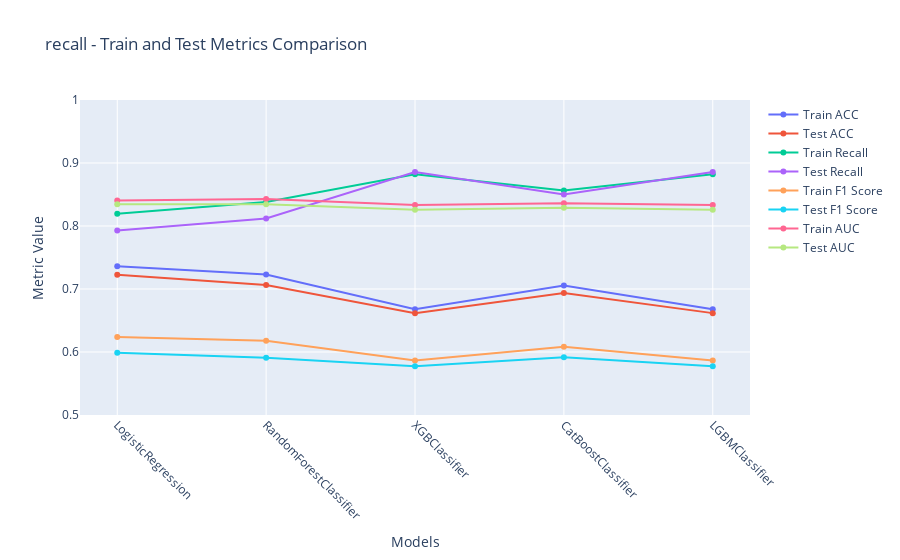
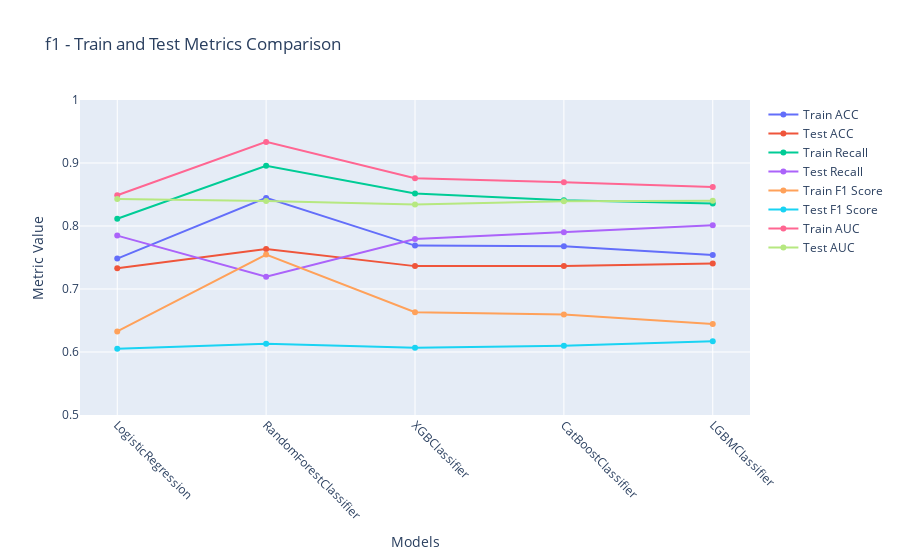
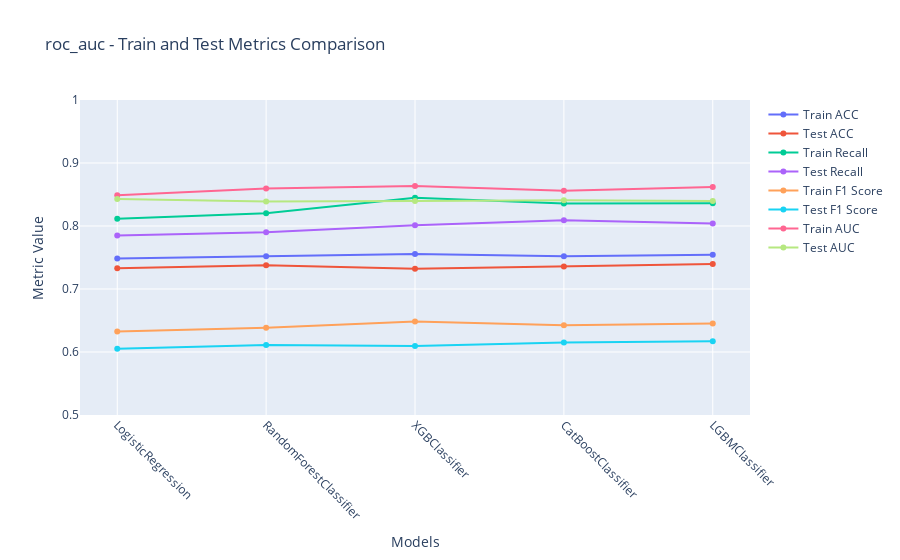

The cell these charts' notebook holds for them, in order:
### Markdown cell above
# 6. Model Evaluation, Comparison and Visualization

### Code cell
# This visualization is derived from the dictionary obtained by executing the main_grid_search() function.

# Define a function to plot and compare model metrics
def plot_comparison(data, scorer):
    models = list(data[scorer].keys())
    train_acc = [data[scorer][model]['train_ACC'] for model in models]
    test_acc = [data[scorer][model]['test_ACC'] for model in models]
    train_recall = [data[scorer][model]['train_recall'] for model in models]
    test_recall = [data[scorer][model]['test_recall'] for model in models]
    train_f1 = [data[scorer][model]['train_f1_score'] for model in models]
    test_f1 = [data[scorer][model]['test_f1_score'] for model in models]
    train_auc = [data[scorer][model]['train_AUC'] for model in models]
    test_auc = [data[scorer][model]['test_AUC'] for model in models]

    fig = go.Figure()

    fig.add_trace(go.Scatter(x=models, y=train_acc, mode='lines+markers', name='Train ACC'))
    fig.add_trace(go.Scatter(x=models, y=test_acc, mode='lines+markers', name='Test ACC'))

    fig.add_trace(go.Scatter(x=models, y=train_recall, mode='lines+markers', name='Train Recall'))
    fig.add_trace(go.Scatter(x=models, y=test_recall, mode='lines+markers', name='Test Recall'))

    fig.add_trace(go.Scatter(x=models, y=train_f1, mode='lines+markers', name='Train F1 Score'))
    fig.add_trace(go.Scatter(x=models, y=test_f1, mode='lines+markers', name='Test F1 Score'))

    fig.add_trace(go.Scatter(x=models, y=train_auc, mode='lines+markers', name='Train AUC'))
    fig.add_trace(go.Scatter(x=models, y=test_auc, mode='lines+markers', name='Test AUC'))

    fig.update_xaxes(type='category', tickangle=45)
    fig.update_layout(title=f'{scorer} - Train and Test Metrics Comparison',
                      xaxis_title='Models',
                      yaxis_title='Metric Value')
    # Set y-axis range from 0.5 to 1
    fig.update_yaxes(range=[0.5, 1])
    
    fig.show()

# Call the function for each scorer
data = loaded_data_dict.copy()
for scorer in ['recall', 'f1', 'roc_auc']:
    plot_comparison(data, scorer)

### Figure 1 — Plotly figure (JSON) as saved in the notebook; plotly's stock layout.template omitted (floating-point values rounded to 4 significant figures)
{"data": [{"mode": "lines+markers", "name": "Train ACC", "x": ["LogisticRegression", "RandomForestClassifier", "XGBClassifier", "CatBoostClassifier", "LGBMClassifier"], "y": [0.7362, 0.723, 0.6677, 0.7056, 0.6677], "type": "scatter"}, {"mode": "lines+markers", "name": "Test ACC", "x": ["LogisticRegression", "RandomForestClassifier", "XGBClassifier", "CatBoostClassifier", "LGBMClassifier"], "y": [0.7228, 0.7065, 0.6617, 0.6937, 0.6617], "type": "scatter"}, {"mode": "lines+markers", "name": "Train Recall", "x": ["LogisticRegression", "RandomForestClassifier", "XGBClassifier", "CatBoostClassifier", "LGBMClassifier"], "y": [0.8196, 0.8382, 0.8822, 0.8562, 0.8822], "type": "scatter"}, {"mode": "lines+markers", "name": "Test Recall", "x": ["LogisticRegression", "RandomForestClassifier", "XGBClassifier", "CatBoostClassifier", "LGBMClassifier"], "y": [0.7929, 0.812, 0.8856, 0.8501, 0.8856], "type": "scatter"}, {"mode": "lines+markers", "name": "Train F1 Score", "x": ["LogisticRegression", "RandomForestClassifier", "XGBClassifier", "CatBoostClassifier", "LGBMClassifier"], "y": [0.6239, 0.6178, 0.5864, 0.6083, 0.5864], "type": "scatter"}, {"mode": "lines+markers", "name": "Test F1 Score", "x": ["LogisticRegression", "RandomForestClassifier", "XGBClassifier", "CatBoostClassifier", "LGBMClassifier"], "y": [0.5988, 0.5907, 0.5773, 0.5915, 0.5773], "type": "scatter"}, {"mode": "lines+markers", "name": "Train AUC", "x": ["LogisticRegression", "RandomForestClassifier", "XGBClassifier", "CatBoostClassifier", "LGBMClassifier"], "y": [0.8406, 0.8429, 0.8334, 0.8363, 0.8335], "type": "scatter"}, {"mode": "lines+markers", "name": "Test AUC", "x": ["LogisticRegression", "RandomForestClassifier", "XGBClassifier", "CatBoostClassifier", "LGBMClassifier"], "y": [0.8347, 0.8345, 0.8258, 0.8291, 0.8258], "type": "scatter"}], "layout": {"xaxis": {"type": "category", "tickangle": 45, "title": {"text": "Models"}, "range": [-0.2399, 4.24], "autorange": true}, "title": {"text": "recall - Train and Test Metrics Comparison"}, "yaxis": {"title": {"text": "Metric Value"}, "range": [0.5, 1], "type": "linear"}, "autosize": true}}

### Figure 2 — Plotly figure (JSON) as saved in the notebook; plotly's stock layout.template omitted (floating-point values rounded to 4 significant figures)
{"data": [{"mode": "lines+markers", "name": "Train ACC", "x": ["LogisticRegression", "RandomForestClassifier", "XGBClassifier", "CatBoostClassifier", "LGBMClassifier"], "y": [0.7483, 0.8446, 0.7689, 0.768, 0.754], "type": "scatter"}, {"mode": "lines+markers", "name": "Test ACC", "x": ["LogisticRegression", "RandomForestClassifier", "XGBClassifier", "CatBoostClassifier", "LGBMClassifier"], "y": [0.7328, 0.7633, 0.7363, 0.7363, 0.7406], "type": "scatter"}, {"mode": "lines+markers", "name": "Train Recall", "x": ["LogisticRegression", "RandomForestClassifier", "XGBClassifier", "CatBoostClassifier", "LGBMClassifier"], "y": [0.8116, 0.8955, 0.8515, 0.8409, 0.8356], "type": "scatter"}, {"mode": "lines+markers", "name": "Test Recall", "x": ["LogisticRegression", "RandomForestClassifier", "XGBClassifier", "CatBoostClassifier", "LGBMClassifier"], "y": [0.7847, 0.7193, 0.7793, 0.7902, 0.8011], "type": "scatter"}, {"mode": "lines+markers", "name": "Train F1 Score", "x": ["LogisticRegression", "RandomForestClassifier", "XGBClassifier", "CatBoostClassifier", "LGBMClassifier"], "y": [0.6326, 0.7548, 0.663, 0.6594, 0.6446], "type": "scatter"}, {"mode": "lines+markers", "name": "Test F1 Score", "x": ["LogisticRegression", "RandomForestClassifier", "XGBClassifier", "CatBoostClassifier", "LGBMClassifier"], "y": [0.605, 0.6132, 0.6066, 0.6099, 0.617], "type": "scatter"}, {"mode": "lines+markers", "name": "Train AUC", "x": ["LogisticRegression", "RandomForestClassifier", "XGBClassifier", "CatBoostClassifier", "LGBMClassifier"], "y": [0.8489, 0.9335, 0.8758, 0.8695, 0.8619], "type": "scatter"}, {"mode": "lines+markers", "name": "Test AUC", "x": ["LogisticRegression", "RandomForestClassifier", "XGBClassifier", "CatBoostClassifier", "LGBMClassifier"], "y": [0.8427, 0.8396, 0.8343, 0.8393, 0.8399], "type": "scatter"}], "layout": {"xaxis": {"type": "category", "tickangle": 45, "title": {"text": "Models"}, "range": [-0.2399, 4.24], "autorange": true}, "title": {"text": "f1 - Train and Test Metrics Comparison"}, "yaxis": {"title": {"text": "Metric Value"}, "range": [0.5, 1], "type": "linear"}, "autosize": true}}

### Figure 3 — Plotly figure (JSON) as saved in the notebook; plotly's stock layout.template omitted (floating-point values rounded to 4 significant figures)
{"data": [{"mode": "lines+markers", "name": "Train ACC", "x": ["LogisticRegression", "RandomForestClassifier", "XGBClassifier", "CatBoostClassifier", "LGBMClassifier"], "y": [0.7483, 0.7518, 0.7556, 0.7518, 0.7543], "type": "scatter"}, {"mode": "lines+markers", "name": "Test ACC", "x": ["LogisticRegression", "RandomForestClassifier", "XGBClassifier", "CatBoostClassifier", "LGBMClassifier"], "y": [0.7328, 0.7377, 0.7321, 0.7356, 0.7399], "type": "scatter"}, {"mode": "lines+markers", "name": "Train Recall", "x": ["LogisticRegression", "RandomForestClassifier", "XGBClassifier", "CatBoostClassifier", "LGBMClassifier"], "y": [0.8116, 0.8202, 0.8449, 0.8356, 0.8362], "type": "scatter"}, {"mode": "lines+markers", "name": "Test Recall", "x": ["LogisticRegression", "RandomForestClassifier", "XGBClassifier", "CatBoostClassifier", "LGBMClassifier"], "y": [0.7847, 0.7902, 0.8011, 0.8093, 0.8038], "type": "scatter"}, {"mode": "lines+markers", "name": "Train F1 Score", "x": ["LogisticRegression", "RandomForestClassifier", "XGBClassifier", "CatBoostClassifier", "LGBMClassifier"], "y": [0.6326, 0.6383, 0.6486, 0.6426, 0.6451], "type": "scatter"}, {"mode": "lines+markers", "name": "Test F1 Score", "x": ["LogisticRegression", "RandomForestClassifier", "XGBClassifier", "CatBoostClassifier", "LGBMClassifier"], "y": [0.605, 0.6112, 0.6093, 0.6149, 0.6172], "type": "scatter"}, {"mode": "lines+markers", "name": "Train AUC", "x": ["LogisticRegression", "RandomForestClassifier", "XGBClassifier", "CatBoostClassifier", "LGBMClassifier"], "y": [0.8489, 0.8597, 0.8636, 0.856, 0.8619], "type": "scatter"}, {"mode": "lines+markers", "name": "Test AUC", "x": ["LogisticRegression", "RandomForestClassifier", "XGBClassifier", "CatBoostClassifier", "LGBMClassifier"], "y": [0.8427, 0.8389, 0.8397, 0.8409, 0.8398], "type": "scatter"}], "layout": {"xaxis": {"type": "category", "tickangle": 45, "title": {"text": "Models"}, "range": [-0.2399, 4.24], "autorange": true}, "title": {"text": "roc_auc - Train and Test Metrics Comparison"}, "yaxis": {"title": {"text": "Metric Value"}, "range": [0.5, 1], "type": "linear"}, "autosize": true}}
